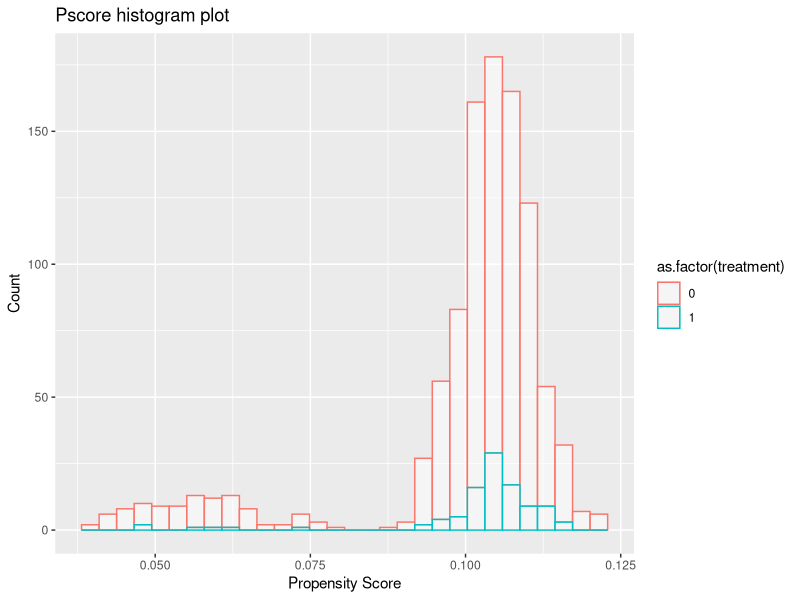
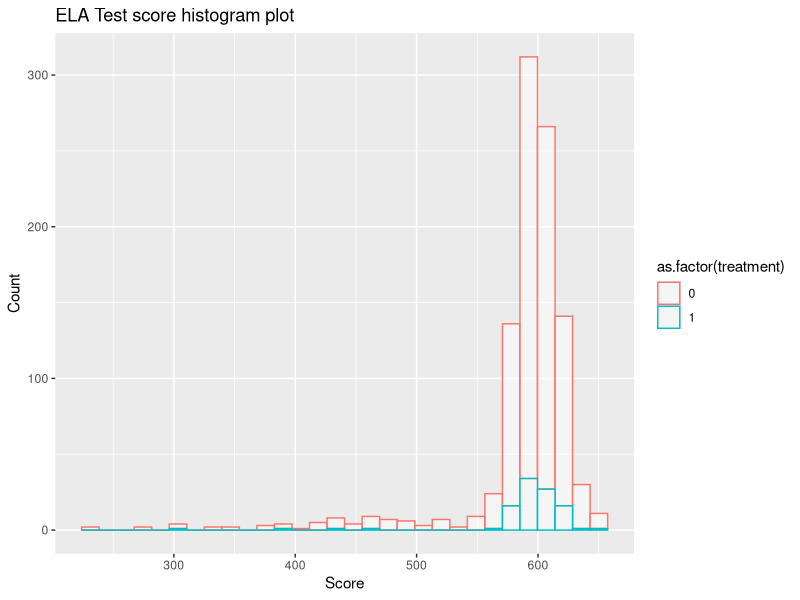
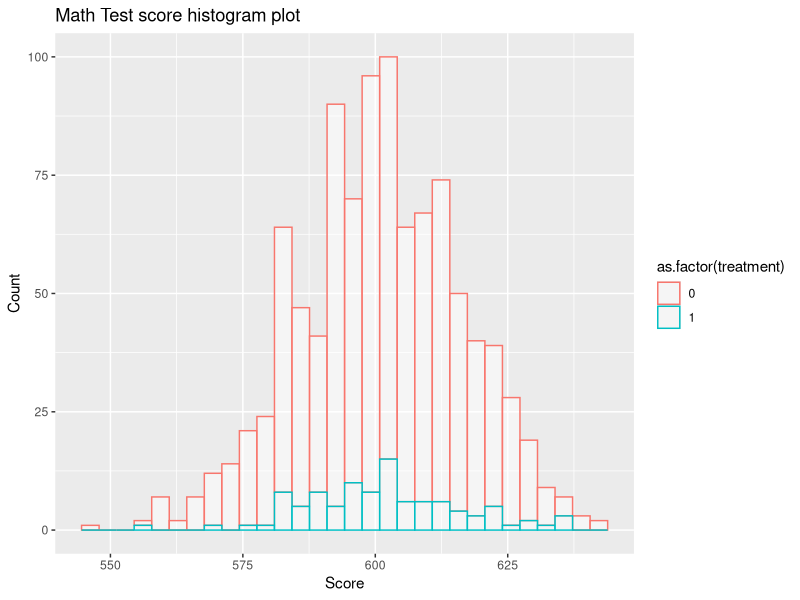

Write the R code that produced these figures, in order.
## ---- chunk 1
library(arm)
library(ggplot2)
## ---- chunk 2
# Generate treatment assignment and covariates.
set.seed(0)
# 100 treated, 900 control.
treatment   <- c(rep(1,100),rep(0,900))
# NYC schools are roughly 51/49 split between boys and girls.
gender      <- rbinom(1000,1,0.51)
# Probability vector for ethnicity comes from NYC demographics in 2019.
ethnic      <- c(sample(c(1:6),1000,replace=T,prob=c(0.007,0.162,0.255,0.406,0.151,0.02)))
# Probability of being foreign born, if not white.
birthplace  <- ifelse(ethnic!=5,rbinom(sum(ethnic!=4),1,0.87),1)
# Grade 6 English Language Arts score, foreign born students assumed overall lower score
g6ela       <- round(ifelse(birthplace==1,rnorm(sum(birthplace==1),600,15),rnorm(sum(birthplace==0),500,100)))
g6ela       <- ifelse(g6ela>650,650,g6ela)
# Grade 6 Mathematics score
g6math      <- round(rnorm(1000,600,15))
g6math      <- ifelse(g6math>650,650,g6math)
# Probability the student is taking tutoring outside of the treatment
tutor       <- ifelse(ethnic>=4,rbinom(sum(ethnic>=4),1,0.5),rbinom(sum(ethnic<4),1,0.1))

# Store treatment assignment and covariates
covtrt      <- data.frame(treatment=treatment,gender=gender,ethnic=ethnic,birthplace=birthplace,g6ela=g6ela,g6math=g6math)
head(covtrt)
## ---- chunk 3
# World A, both linear models
set.seed(0)
# Girls outperform boys at all levels in middle school about 6.3%.  
# Effects of ethnicity are based on achievement gaps in proficiency rates across NY State.
y_0a  <- round(-35*gender + 40*ethnic + 30*birthplace + 0.3*g6ela + 0.3*g6math + rnorm(1000, mean = 0, sd = 30))
# Adding treatment effect.
y_1a  <- round(y_0a + rnorm(1000, mean = 50, sd = 1))
# Making sure no scores are above the highest possible score.
y_1a[y_1a > 800] = 800

# Quick sanity check
summary(y_0a)
summary(y_1a)
mean(y_1a - y_0a)

# Create World A datasets
fullA   <- data.frame(y_0a=y_0a,y_1a=y_1a,treatment=treatment,gender=gender,ethnic=ethnic,birthplace=birthplace,g6ela=g6ela,g6math=g6math)
y_a     <- ifelse(treatment==1,y_1a,y_0a)
obsA    <- data.frame(y_a=y_a,treatment=treatment,gender=gender,ethnic=ethnic,birthplace=birthplace,g6ela=g6ela,g6math=g6math)
## ---- chunk 4
# World B, both non-linear models
set.seed(1)
# Girls outperform boys at all levels in middle school about 6.3%.  
# Effects of ethnicity are based on achievement gaps in proficiency rates across NY State.
y_0b  <- round(-35*gender + 40*ethnic + 30*birthplace + 2*sqrt(g6ela) + 2*sqrt(g6math) + rnorm(1000, mean = 250, sd = 30))
# Adding treatment effect.
y_1b  <- round(y_0b + rnorm(1000, mean = 50, sd = 1))
# Making sure no scores are above the highest possible score.
y_1b[y_1b > 800] = 800

# Quick sanity check
summary(y_0b)
summary(y_1b)
mean(y_1b - y_0b)

# Create World A datasets
fullB   <- data.frame(y_0b=y_0b,y_1b=y_1b,treatment=treatment,gender=gender,ethnic=ethnic,birthplace=birthplace,g6ela=g6ela,g6math=g6math)
y_b     <- ifelse(treatment==1,y_1b,y_0b)
obsB    <- data.frame(y_b=y_b,treatment=treatment,gender=gender,ethnic=ethnic,birthplace=birthplace,g6ela=g6ela,g6math=g6math)
## ---- chunk 5
# World C, both non-linear models, but with another confounding covariate
set.seed(2)
# Girls outperform boys at all levels in middle school about 6.3%.  
# Effects of ethnicity are based on achievement gaps in proficiency rates across NY State.
y_0c  <- round(-35*gender + 40*ethnic + 30*birthplace + 2*sqrt(g6ela) + 2*sqrt(g6math) + rnorm(1000, mean = 250, sd = 30)) + 50*tutor
# Adding treatment effect.
y_1c  <- round(y_0c + rnorm(1000, mean = 50, sd = 1))
# Making sure no scores are above the highest possible score.
y_1c[y_1c > 800] = 800

# Quick sanity check
summary(y_0c)
summary(y_1c)
mean(y_1c - y_0c)

# Create World A datasets
fullC   <- data.frame(y_0c=y_0c,y_1c=y_1c,treatment=treatment,gender=gender,ethnic=ethnic,birthplace=birthplace,g6ela=g6ela,g6math=g6math,tutor=tutor)
y_c     <- ifelse(treatment==1,y_1c,y_0c)
obsC    <- data.frame(y_c=y_c,treatment=treatment,gender=gender,ethnic=ethnic,birthplace=birthplace,g6ela=g6ela,g6math=g6math,tutor=tutor)
## ---- chunk 6
# Method 1: Linear regression with all covariates
lm.a <- lm(y_a ~ ., data = obsA)
summary(lm.a)
lm.b <- lm(y_b ~ ., data = obsB)
summary(lm.b)
lm.c <- lm(y_c ~ .-tutor, data = obsC)
summary(lm.c)
## ---- chunk 7
# Method 2: Propensity Score Matching
# Logistic regression and k-1 with replacement matching
glm.1           <- glm(treatment ~ ., data = covtrt, family = binomial(link = "logit"))
pscores         <- data.frame(pscore = predict(glm.1, type = "response"), treatment = glm.1$model$treatment)
match           <- matching(z = covtrt$treatment, score = pscores$pscore, replace = T)
weights         <- data.frame(treatment = covtrt$treatment, weight = NA)
weights$weight  <- ifelse(weights$treatment==1,1,match$cnts)
# Quick sanity check
table(weights)
## ---- chunk 8
# Checking overlap
# Propensity scores
ggplot(pscores,aes(x=pscore,colour=as.factor(treatment))) + 
 geom_histogram(fill="white",alpha=0.5) +
  labs(title="Pscore histogram plot",x="Propensity Score", y = "Count")
# Grade 6 ELA
ggplot(covtrt,aes(x=g6ela,colour=as.factor(treatment))) + 
 geom_histogram(fill="white",alpha=0.5) +
  labs(title="ELA Test score histogram plot",x="Score", y = "Count")
# Grade 6 MATH
ggplot(covtrt,aes(x=g6math,colour=as.factor(treatment))) + 
 geom_histogram(fill="white",alpha=0.5) +
  labs(title="Math Test score histogram plot",x="Score", y = "Count")
## ---- chunk 9
# Check balance
# Create function
checkbalance <- function(data, covariates, weights){
  treated <- data[data$treatment == 1, ]
  control <- data[data$treatment == 0, ]
      
  treatedwts<- weights[weights$treatment == 1, "weight"]
  controlwts<- weights[weights$treatment == 0, "weight"]
  
  # Make binary indicator on whether or not the covariate is binary.
  bivar <- ifelse(sapply(covariates, function(x) length(unique(data[, x]))) == 2, 1, 0) 
  weightedsd <- function(x, w) sqrt(sum(w*(x - weighted.mean(x, w))^2)/sum(w)) 
  
  # Find means    
  mean1 <- sapply(covariates, function(x) mean(treated[, x]))
  mean0 <- sapply(covariates, function(x) mean(control[, x]))
       
  mean1.m <- sapply(covariates, function(x) weighted.mean(treated[, x], treatedwts))
  mean0.m <- sapply(covariates, function(x) weighted.mean(control[, x], controlwts))
  
  # Find differences
  diff <- ifelse(bivar == 1, mean1-mean0, (mean1-mean0)/sapply(covariates, function(x) sd(treated[, x])))
  diff.m <- ifelse(bivar == 1, mean1.m-mean0.m, (mean1.m-mean0.m)/sapply(covariates, function(x) sd(treated[, x])))
  
  # Find ratios     
  ratio <- ifelse(bivar == 0, sapply(covariates, function(x) sd(control[, x])) / sapply(covariates, function(x) sd(treated[, x])), NA)
  ratio.m <- ifelse(bivar == 0, sapply(covariates, function(x) weightedsd(control[, x], controlwts)) / sapply(covariates, function(x) weightedsd(treated[, x], treatedwts)), NA)
  
  # Construct final data frame output     
  data.frame(mean1, mean0, mean1.m,mean0.m, diff, diff.m, ratio, ratio.m)
}
# Define covariates
covnames <- c("gender", "ethnic","birthplace", "g6ela", "g6math")
# Use function and round the numbers.
balance <- round(checkbalance(obsA, covnames, weights), 2)
balance
## ---- chunk 10
# Estimate ATT
reconstA <- cbind(obsA, pscores = pscores$pscore, weight = weights$weight)
reconstB <- cbind(obsB, pscores = pscores$pscore, weight = weights$weight)
reconstC <- cbind(obsC, pscores = pscores$pscore, weight = weights$weight)
estA <- lm(y_a ~ treatment + weight, data = reconstA)
estB <- lm(y_b ~ treatment + weight, data = reconstB)
estC <- lm(y_c ~ treatment + weight, data = reconstC)
summary(estA)
summary(estB)
summary(estC)
## ---- chunk 11
result <- data.frame(World = rep(c("A", "B", "C"), each = 3),
                     Method = rep(c("Difference in Means", "Linear", "Logit and K1"), 3),
                     TreatmentEffect = NA, 
                     StandardDeviation = NA)
# unmatched estimates
result$TreatmentEffect[1] = diff(tapply(obsA$y_a, obsA$treatment, mean))
result$TreatmentEffect[4] = diff(tapply(obsB$y_b, obsB$treatment, mean))
result$TreatmentEffect[7] = diff(tapply(obsC$y_c, obsC$treatment, mean))
# linear estimates and standard error
result$TreatmentEffect[2] = coef(lm.a)["treatment"]
result$TreatmentEffect[5] = coef(lm.b)["treatment"]
result$TreatmentEffect[8] = coef(lm.c)["treatment"]
result$StandardDeviation[2] = summary(lm.a)$coefficients["treatment","Std. Error"]
result$StandardDeviation[5] = summary(lm.b)$coefficients["treatment","Std. Error"]
result$StandardDeviation[8] = summary(lm.c)$coefficients["treatment","Std. Error"]
# logit regression and k1 weights
result$TreatmentEffect[3] = coef(estA)["treatment"]
result$TreatmentEffect[6] = coef(estB)["treatment"]
result$TreatmentEffect[9] = coef(estC)["treatment"]
result$StandardDeviation[3] = summary(estA)$coefficients["treatment","Std. Error"]
result$StandardDeviation[6] = summary(estB)$coefficients["treatment","Std. Error"]
result$StandardDeviation[9] = summary(estC)$coefficients["treatment","Std. Error"]
print(result)
